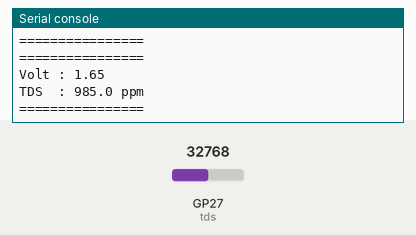
Bench run of a program on a simulated Raspberry Pi Pico running MicroPython. Parts: the last lines printed to the serial console. Inputs (shaded band) come from the test bench; at power-on: GP27 (tds) = 32768 (analog values on the 0–65535 scale).

Above: at 1.2 s.
1.3 s: GP27 (tds) set to 45874
At 2.6 s:
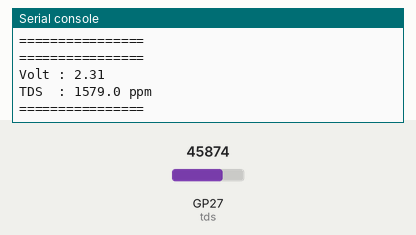
2.8 s: GP27 (tds) set to 57670
At 3.8 s:
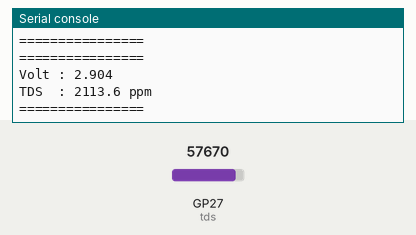
Timing chart, 0 to 5.8 s (numbered marks = the images above; inputs shaded):
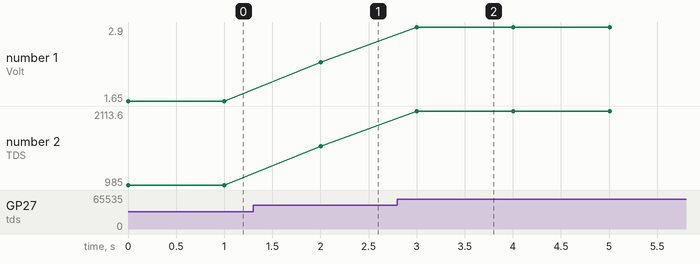

Measured:
- after the input at 1.3 s, the serial console: prints a new line after 0.70 s (image 1)
- after the input at 2.8 s, the serial console: prints a new line after 0.20 s (image 2)
- plotted number 1: 1.65 → 2.31 after the input at 1.3 s, 2.31 → 2.9 after the input at 2.8 s
- plotted number 2: 985 → 1579 after the input at 1.3 s, 1579 → 2113.6 after the input at 2.8 s

The program:

tds_ppm_reader.py
```python
from machine import ADC, Pin
import time

tds = ADC(Pin(27))

while True:

    raw = tds.read_u16()
    volt = raw * 3.3 / 65535

    # Persamaan sementara
    ppm = (900 * volt) - 500

    if ppm < 0:
        ppm = 0

    print("================")
    print("Volt :", round(volt,3))
    print("TDS  :", round(ppm,1), "ppm")
    print("================")

    time.sleep(1)
```
